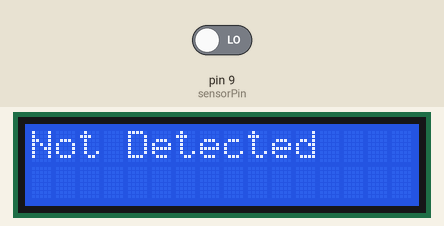
Recording of a sketch running on a simulated Arduino Uno, built with avr-gcc and run on an emulated ATmega328P. Shown: 16×2 character LCD. The inputs (shaded band) are chosen by the test bench; at power-on: pin 9 (sensorPin) LOW. What the sketch prints to the serial monitor is not drawn.

Above: at 1.2 s.
1.3 s: pin 9 (sensorPin) driven HIGH
At 3.7 s:
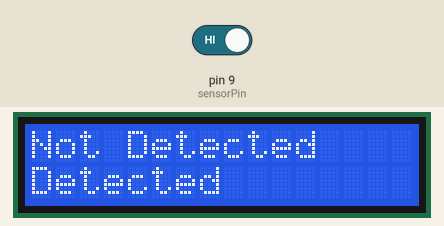
7.5 s: pin 9 (sensorPin) driven LOW
At 13.2 s:
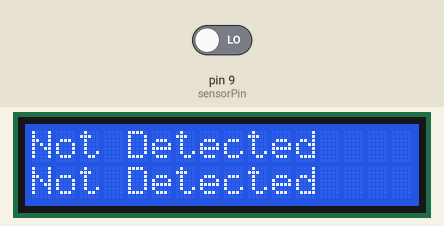
13.5 s: pin 9 (sensorPin) driven HIGH
At 19.0 s:
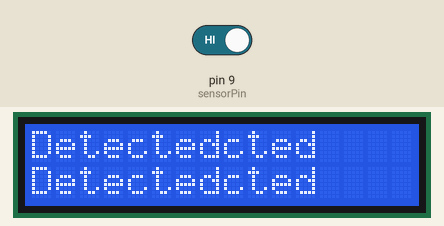
Timing chart, 0 to 20.5 s (numbered marks = the images above; inputs shaded):
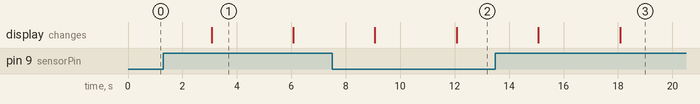

Measured:
- after the input at 1.3 s, the display: changes after 1.8 s (image 1)
- after the input at 7.5 s, the display: first changes after 1.6 s (image 2 shows a later state)
- after the input at 13.5 s, the display: first changes after 1.6 s (image 3 shows a later state)
- what the display in image 1 shows lasts 3.0 s, from 3.1 s to 6.1 s

The sketch:

pir_lcd.ino
```cpp
#include<LiquidCrystal.h>
LiquidCrystal lcd(12,11,5,4,3,2);
const int sensorPin=9;
void setup() {
  // put your setup code here, to run once:
  Serial.begin(9600);
  pinMode(sensorPin,INPUT);
 lcd.begin(16,2);
 lcd.clear();
}

void loop() {
  // put your main code here, to run repeatedly:
  int sensorValue=digitalRead(sensorPin);

  if(sensorValue==HIGH)
  {
 lcd.print("Detected");
 lcd.setCursor(0,0);
    delay(3000);
    Serial.println("Movement detected");
  }
  else{
lcd.print("Not Detected");
lcd.setCursor(0,1);
    delay(3000);
    Serial.println("No movement detected");
  }
  //delay(1000);
}
```
